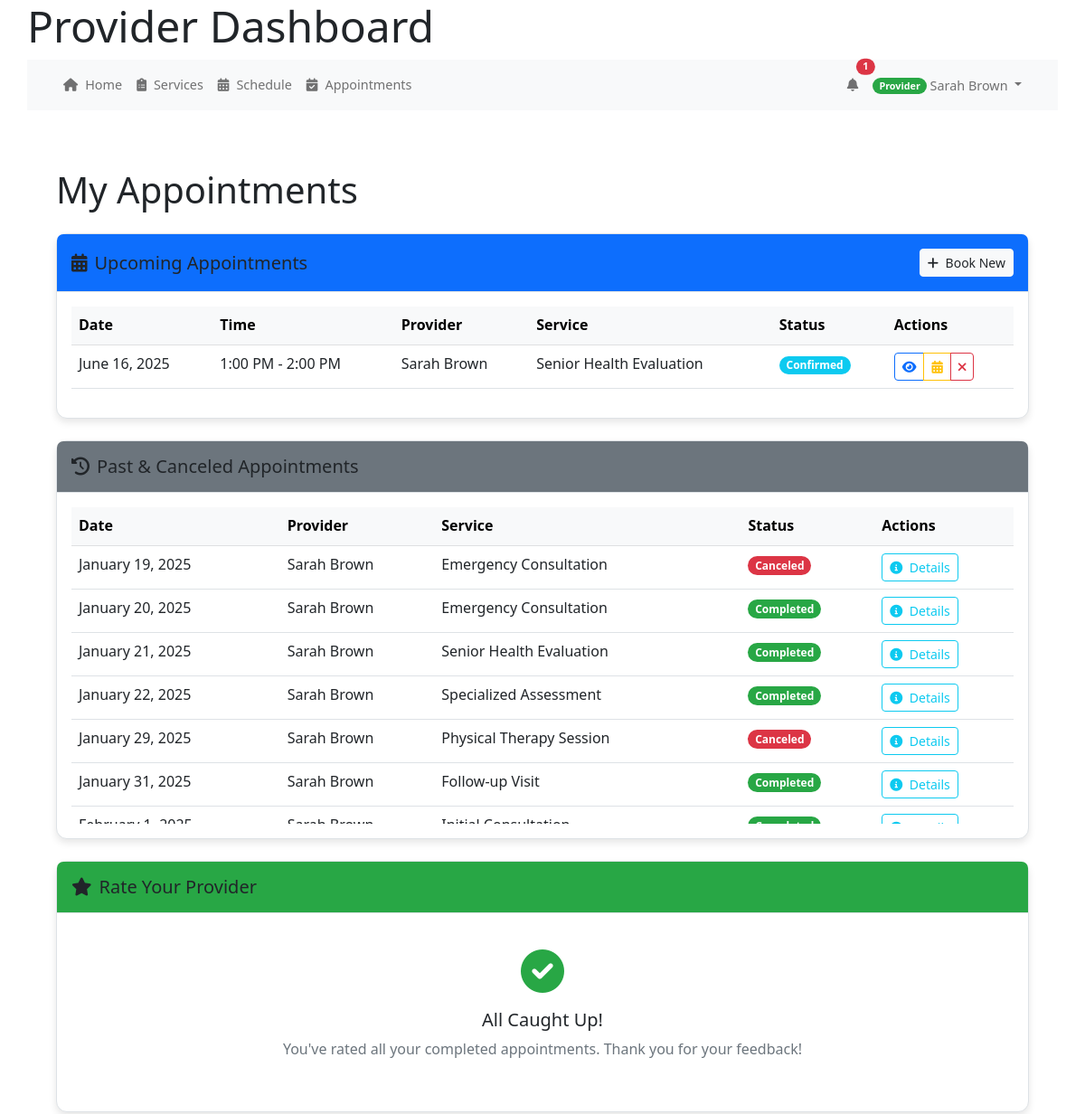
The app's page /index.php/appointments (signed in, upper part), older data.
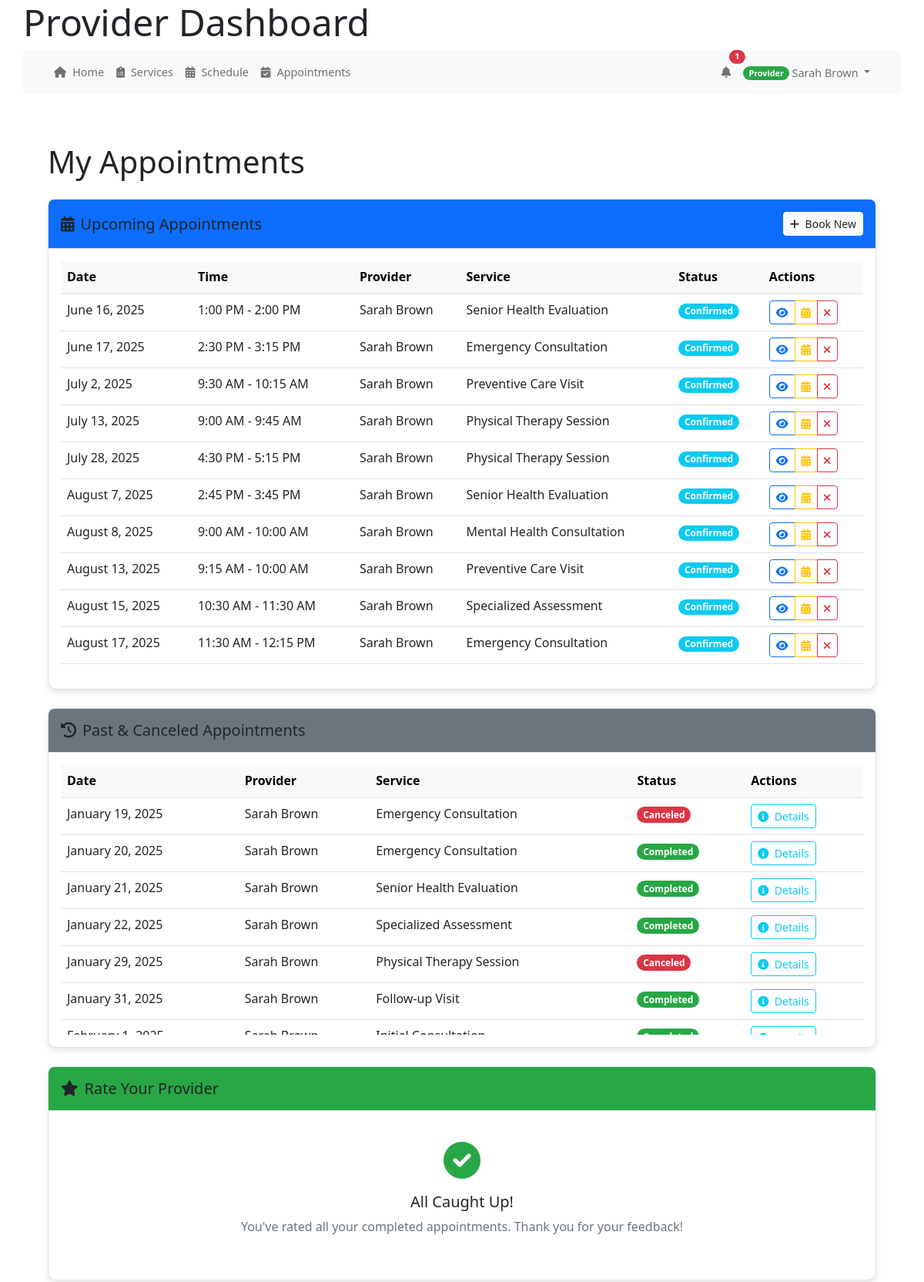
The same page, newer data.
### tables this page shows
CREATE TABLE IF NOT EXISTS `appointments` (
  `appointment_id` int(11) NOT NULL AUTO_INCREMENT,
  `patient_id` int(11) NOT NULL,
  `provider_id` int(11) NOT NULL,
  `service_id` int(11) NOT NULL,
  `appointment_date` date NOT NULL,
  `start_time` time NOT NULL,
  `end_time` time NOT NULL,
  `status` enum('scheduled','confirmed','completed','canceled','no_show') NOT NULL DEFAULT 'scheduled',
  `type` enum('in_person','virtual','phone') NOT NULL DEFAULT 'in_person',
  `notes` text DEFAULT NULL,
  `reason` text DEFAULT NULL,
  `reminder_sent` tinyint(1) DEFAULT 0,
  `confirmed_at` datetime DEFAULT NULL,
  `canceled_at` datetime DEFAULT NULL,
  `created_at` datetime DEFAULT current_timestamp(),
  `updated_at` datetime DEFAULT current_timestamp(),
  PRIMARY KEY (`appointment_id`),
  KEY `patient_id` (`patient_id`),
  KEY `provider_id` (`provider_id`),
  KEY `service_id` (`service_id`)
);

CREATE TABLE IF NOT EXISTS `users` (
  `user_id` int(11) NOT NULL AUTO_INCREMENT,
  `email` varchar(255) NOT NULL,
  `password_hash` varchar(255) NOT NULL,
  `first_name` varchar(100) NOT NULL,
  `last_name` varchar(100) NOT NULL,
  `phone` varchar(20) DEFAULT NULL,
  `role` enum('patient','provider','admin','staff') NOT NULL,
  `is_active` tinyint(1) DEFAULT 1,
  `is_verified` tinyint(1) DEFAULT 0,
  `email_verified_at` datetime DEFAULT NULL,
  `created_at` datetime DEFAULT current_timestamp(),
  `last_login` datetime DEFAULT NULL,
  `verification_token` varchar(64) DEFAULT NULL,
  `reset_token` varchar(64) DEFAULT NULL,
  `reset_token_expires` datetime DEFAULT NULL,
  `token_expires` datetime DEFAULT NULL,
  `password_change_required` tinyint(1) DEFAULT 0,
  PRIMARY KEY (`user_id`)
);

CREATE TABLE IF NOT EXISTS `services` (
  `service_id` int(11) NOT NULL AUTO_INCREMENT,
  `name` varchar(255) NOT NULL,
  `description` text DEFAULT NULL,
  `duration` int(11) DEFAULT 30,
  `price` decimal(10,2) DEFAULT NULL,
  `is_active` tinyint(1) DEFAULT 1,
  `created_at` timestamp NOT NULL DEFAULT current_timestamp(),
  PRIMARY KEY (`service_id`)
);

### controllers/appointments_controller.php (called while the page is built, shortened)
<?php
require_once MODEL_PATH . '/ActivityLog.php';
require_once MODEL_PATH . '/Appointment.php';
class AppointmentsController {
    private $appointmentModel;
    public function __construct() {
        $this->db = get_db();
        $this->appointmentModel = new Appointment($this->db);
    }
    public function index() {
        $userRole = $_SESSION['role'];
        $userId = $_SESSION['user_id'];
        $userAppointments = [];
        if ($userRole === 'patient') {
            $userAppointments = array_merge(
                $this->appointmentModel->getUpcomingAppointments($userId),
                $this->appointmentModel->getPastAppointments($userId)
            );
        } elseif ($userRole === 'provider') {
            $userAppointments = $this->appointmentModel->getByProvider($userId);
        } elseif ($userRole === 'admin') {
            $userAppointments = $this->appointmentModel->getAllAppointments();
        }
        include VIEW_PATH . '/appointments/index.php';
    }
}
?>

### public_html/bootstrap.php (called while the page is built, shortened)
<?php
require_once APP_ROOT . '/core/helpers.php';
require_once CORE_PATH . '/helpers.php';
function get_db() {
    static $db = null;
    if ($db === null) {
        if (defined('DB_HOST') && defined('DB_USER') && defined('DB_PASS') && defined('DB_NAME')) {
            $db = new mysqli(DB_HOST, DB_USER, DB_PASS, DB_NAME);
            $db->set_charset('utf8mb4');
        } else {
            throw new Exception("Database constants not defined");
        }
    }
    return $db;
}
return true;

### models/Appointment.php (called while the page is built, shortened)
<?php
class Appointment {
    private $db;
    public function __construct($db) {
        $this->db = $db;
    }
public function getByProvider($provider_id) {
    try {
        $stmt = $this->db->prepare("
            SELECT a.*,
                   u.first_name AS patient_first_name,
                   u.last_name AS patient_last_name,
                   s.name AS service_name,
                   provider.first_name AS provider_first_name,
                   provider.last_name AS provider_last_name
            FROM appointments a
            JOIN users u ON a.patient_id = u.user_id
            JOIN services s ON a.service_id = s.service_id
            JOIN users provider ON a.provider_id = provider.user_id
            WHERE a.provider_id = ?
            ORDER BY a.appointment_date, a.start_time
        ");
        $stmt->bind_param("i", $provider_id);
        $stmt->execute();
        $result = $stmt->get_result();
        return $result->fetch_all(MYSQLI_ASSOC) ?: [];
    } catch (Exception $e) {
        error_log("Error fetching provider appointments: " . $e->getMessage());
        return [];
    }
}
}
?>

### core/helpers.php (called while the page is built, shortened)
<?php
function base_url($path = '') {
    $protocol = isset($_SERVER['HTTPS']) && $_SERVER['HTTPS'] !== 'off' ? 'https' : 'http';
    $host = $_SERVER['HTTP_HOST'] ?? 'localhost';
    $script_name = $_SERVER['SCRIPT_NAME'];
    $base_dir = dirname($script_name);
    $base_url = "{$protocol}://{$host}{$base_dir}";
    $base_url = rtrim($base_url, '/');
    $path = ltrim($path, '/');
    return $path ? "{$base_url}/{$path}" : $base_url;
}

### views/appointments/index.php (the view, shortened to what the changed rows need)
<?php include VIEW_PATH . '/partials/header.php'; ?>
<div class="container mt-4">
    <h1 class="mb-4">My Appointments</h1>
    <div class="card shadow-sm mb-4">
        <div class="card-body">
            <?php
            $upcomingAppointments = array_filter($userAppointments, function($app) {
                return $app['status'] !== 'completed' && $app['status'] !== 'canceled' &&
                       (strtotime($app['appointment_date']) >= strtotime(date('Y-m-d')) ||
                       (strtotime($app['appointment_date']) == strtotime(date('Y-m-d')) &&
                        strtotime($app['start_time']) > strtotime(date('H:i:s'))));
            });
            ?>
            <?php if (!empty($upcomingAppointments)): ?>
                <div class="table-responsive">
                    <table class="table table-hover">
                        <thead class="table-light">
                            <tr>
                                <th>Date</th>
                                <th>Time</th>
                                <th>Provider</th>
                                <th>Service</th>
                                <th>Status</th>
                                <th>Actions</th>
                            </tr>
                        </thead>
                        <tbody>
                            <?php foreach ($upcomingAppointments as $appointment): ?>
                            <tr>
                                <td><?= htmlspecialchars(date('F j, Y', strtotime($appointment['appointment_date']))) ?></td>
                                <td><?= htmlspecialchars(date('g:i A', strtotime($appointment['start_time']))) ?> -
                                    <?= htmlspecialchars(date('g:i A', strtotime($appointment['end_time']))) ?></td>
                                <td><?= htmlspecialchars($appointment['provider_first_name'] . ' ' . $appointment['provider_last_name']) ?></td>
                                <td><?= htmlspecialchars($appointment['service_name']) ?></td>
                                <td>
                                    <span class="badge bg-<?= getStatusBadgeClass($appointment['status']) ?>">
                                        <?= htmlspecialchars(ucfirst($appointment['status'])) ?>
                                    </span>
                                </td>
                                <td>
                                    <div class="btn-group btn-group-sm">
                                        <a href="<?= base_url('index.php/appointments/view?id=' . $appointment['appointment_id']) ?>"
                                           class="btn btn-outline-primary" title="View Details">
                                            <i class="fas fa-eye"></i>
                                        </a>
                                        <?php if ($appointment['status'] === 'scheduled' || $appointment['status'] === 'confirmed'): ?>
                                            <a href="<?= base_url('index.php/appointments/reschedule?id=' . $appointment['appointment_id']) ?>"
                                               class="btn btn-outline-warning" title="Reschedule">
                                                <i class="fas fa-calendar-alt"></i>
                                            </a>
                                            <a href="<?= base_url('index.php/appointments/cancel?id=' . $appointment['appointment_id']) ?>"
                                               class="btn btn-outline-danger" title="Cancel"
                                               onclick="return confirm('Are you sure you want to cancel this appointment?');">
                                                <i class="fas fa-times"></i>
                                            </a>
                                        <?php endif; ?>
                                    </div>
                                </td>
                            </tr>
                            <?php endforeach; ?>
                        </tbody>
                    </table>
                </div>
            <?php endif; ?>
        </div>
    </div>
    <div class="card shadow-sm mb-4">
        <div class="card-body">
            <?php
            $pastAndCanceledAppointments = array_filter($userAppointments, function($app) {
                return $app['status'] === 'completed' ||
                    $app['status'] === 'canceled' ||
                    $app['status'] === 'no_show' ||
                    strtotime($app['appointment_date']) < strtotime(date('Y-m-d'));
            });
            ?>
            <?php if (!empty($pastAndCanceledAppointments)): ?>
                <div class="table-responsive" style="max-height: 350px; overflow-y: auto;">
                    <table class="table table-hover">
                        <thead class="table-light sticky-top">
                            <tr>
                                <th>Date</th>
                                <th>Provider</th>
                                <th>Service</th>
                                <th>Status</th>
                                <th>Actions</th>
                            </tr>
                        </thead>
                        <tbody>
                            <?php foreach ($pastAndCanceledAppointments as $appointment): ?>
                            <tr>
                                <td><?= htmlspecialchars(date('F j, Y', strtotime($appointment['appointment_date']))) ?></td>
                                <td><?= htmlspecialchars($appointment['provider_first_name'] . ' ' . $appointment['provider_last_name']) ?></td>
                                <td><?= htmlspecialchars($appointment['service_name']) ?></td>
                                <td>
                                    <span class="badge bg-<?= getStatusBadgeClass($appointment['status']) ?>">
                                        <?= htmlspecialchars(ucfirst($appointment['status'])) ?>
                                    </span>
                                </td>
                                <td>
                                    <a href="<?= base_url('index.php/appointments/history?id=' . $appointment['appointment_id']) ?>"
                                    class="btn btn-sm btn-outline-info">
                                        <i class="fas fa-info-circle me-1"></i> Details
                                    </a>
                                </td>
                            </tr>
                            <?php endforeach; ?>
                        </tbody>
                    </table>
                </div>
            <?php endif; ?>
        </div>
    </div>
</div>
<?php
function getStatusBadgeClass($status) {
    switch ($status) {
        case 'confirmed':
            return 'info';
        case 'completed':
            return 'success';
        case 'canceled':
            return 'danger';
        case 'no_show':
            return 'secondary';
    }
}
?>
<?php include VIEW_PATH . '/partials/footer.php'; ?>

Row changes from the older to the newer data that the page shows:
added appointments: appointment_date "June 17, 2025", start_time "2:30 PM", end_time "3:15 PM", provider.last_name "Sarah Brown", service.name "Emergency Consultation", status "Confirmed", shown under "Upcoming Appointments"
added appointments: appointment_date "July 2, 2025", start_time "9:30 AM", end_time "10:15 AM", provider.last_name "Sarah Brown", service.name "Preventive Care Visit", status "Confirmed", shown under "Upcoming Appointments"
added appointments: appointment_date "July 13, 2025", start_time "9:00 AM", end_time "9:45 AM", provider.last_name "Sarah Brown", service.name "Physical Therapy Session", status "Confirmed", shown under "Upcoming Appointments"
added appointments: appointment_date "July 28, 2025", start_time "4:30 PM", end_time "5:15 PM", provider.last_name "Sarah Brown", service.name "Physical Therapy Session", status "Confirmed", shown under "Upcoming Appointments"
added appointments: appointment_date "August 7, 2025", start_time "2:45 PM", end_time "3:45 PM", provider.last_name "Sarah Brown", service.name "Senior Health Evaluation", status "Confirmed", shown under "Upcoming Appointments"
added appointments: appointment_date "August 8, 2025", start_time "9:00 AM", end_time "10:00 AM", provider.last_name "Sarah Brown", service.name "Mental Health Consultation", status "Confirmed", shown under "Upcoming Appointments"
added appointments: appointment_date "August 13, 2025", start_time "9:15 AM", end_time "10:00 AM", provider.last_name "Sarah Brown", service.name "Preventive Care Visit", status "Confirmed", shown under "Upcoming Appointments"
added appointments: appointment_date "August 15, 2025", start_time "10:30 AM", end_time "11:30 AM", provider.last_name "Sarah Brown", service.name "Specialized Assessment", status "Confirmed", shown under "Upcoming Appointments"
added appointments: appointment_date "August 17, 2025", start_time "11:30 AM", end_time "12:15 PM", provider.last_name "Sarah Brown", service.name "Emergency Consultation", status "Confirmed", shown under "Upcoming Appointments"
